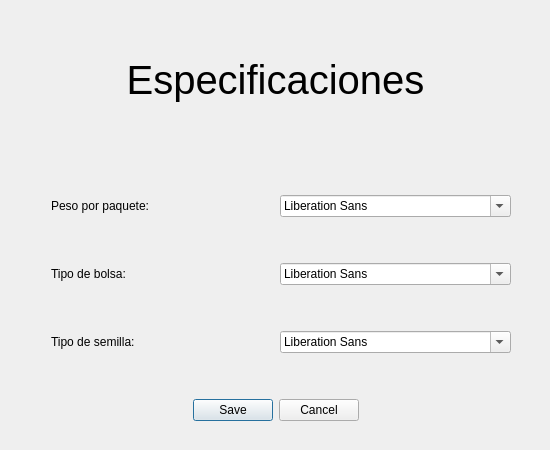
<?xml version="1.0" encoding="UTF-8"?>
<ui version="4.0">
 <class>Form</class>
 <widget class="QWidget" name="Form">
  <property name="geometry">
   <rect>
    <x>0</x>
    <y>0</y>
    <width>550</width>
    <height>450</height>
   </rect>
  </property>
  <property name="sizePolicy">
   <sizepolicy hsizetype="Minimum" vsizetype="Minimum">
    <horstretch>0</horstretch>
    <verstretch>0</verstretch>
   </sizepolicy>
  </property>
  <property name="windowTitle">
   <string>Especificaciones</string>
  </property>
  <widget class="QWidget" name="">
   <property name="geometry">
    <rect>
     <x>40</x>
     <y>10</y>
     <width>471</width>
     <height>411</height>
    </rect>
   </property>
   <layout class="QGridLayout" name="gridLayout">
    <item row="4" column="3" colspan="2">
     <widget class="QFontComboBox" name="fontComboBox"/>
    </item>
    <item row="2" column="1">
     <widget class="QLabel" name="label">
      <property name="text">
       <string>Peso por paquete:</string>
      </property>
     </widget>
    </item>
    <item row="3" column="3">
     <spacer name="verticalSpacer_2">
      <property name="orientation">
       <enum>Qt::Orientation::Vertical</enum>
      </property>
      <property name="sizeType">
       <enum>QSizePolicy::Policy::Minimum</enum>
      </property>
      <property name="sizeHint" stdset="0">
       <size>
        <width>20</width>
        <height>40</height>
       </size>
      </property>
     </spacer>
    </item>
    <item row="4" column="1">
     <widget class="QLabel" name="label_2">
      <property name="text">
       <string>Tipo de bolsa:</string>
      </property>
     </widget>
    </item>
    <item row="7" column="3">
     <spacer name="verticalSpacer_4">
      <property name="orientation">
       <enum>Qt::Orientation::Vertical</enum>
      </property>
      <property name="sizeType">
       <enum>QSizePolicy::Policy::Minimum</enum>
      </property>
      <property name="sizeHint" stdset="0">
       <size>
        <width>20</width>
        <height>40</height>
       </size>
      </property>
     </spacer>
    </item>
    <item row="2" column="3" colspan="2">
     <widget class="QFontComboBox" name="fontComboBox_3"/>
    </item>
    <item row="5" column="3">
     <spacer name="verticalSpacer_3">
      <property name="orientation">
       <enum>Qt::Orientation::Vertical</enum>
      </property>
      <property name="sizeType">
       <enum>QSizePolicy::Policy::Minimum</enum>
      </property>
      <property name="sizeHint" stdset="0">
       <size>
        <width>20</width>
        <height>40</height>
       </size>
      </property>
     </spacer>
    </item>
    <item row="2" column="2">
     <spacer name="horizontalSpacer">
      <property name="orientation">
       <enum>Qt::Orientation::Horizontal</enum>
      </property>
      <property name="sizeType">
       <enum>QSizePolicy::Policy::Minimum</enum>
      </property>
      <property name="sizeHint" stdset="0">
       <size>
        <width>40</width>
        <height>20</height>
       </size>
      </property>
     </spacer>
    </item>
    <item row="6" column="1">
     <widget class="QLabel" name="label_3">
      <property name="text">
       <string>Tipo de semilla:</string>
      </property>
     </widget>
    </item>
    <item row="1" column="3">
     <spacer name="verticalSpacer">
      <property name="orientation">
       <enum>Qt::Orientation::Vertical</enum>
      </property>
      <property name="sizeType">
       <enum>QSizePolicy::Policy::Minimum</enum>
      </property>
      <property name="sizeHint" stdset="0">
       <size>
        <width>20</width>
        <height>40</height>
       </size>
      </property>
     </spacer>
    </item>
    <item row="6" column="3" colspan="2">
     <widget class="QFontComboBox" name="fontComboBox_2"/>
    </item>
    <item row="2" column="0">
     <spacer name="horizontalSpacer_2">
      <property name="orientation">
       <enum>Qt::Orientation::Horizontal</enum>
      </property>
      <property name="sizeType">
       <enum>QSizePolicy::Policy::Fixed</enum>
      </property>
      <property name="sizeHint" stdset="0">
       <size>
        <width>5</width>
        <height>20</height>
       </size>
      </property>
     </spacer>
    </item>
    <item row="0" column="0" colspan="5">
     <widget class="QLabel" name="label_4">
      <property name="font">
       <font>
        <pointsize>30</pointsize>
       </font>
      </property>
      <property name="text">
       <string>Especificaciones</string>
      </property>
      <property name="alignment">
       <set>Qt::AlignmentFlag::AlignCenter</set>
      </property>
     </widget>
    </item>
    <item row="8" column="0" colspan="5">
     <widget class="QDialogButtonBox" name="buttonBox">
      <property name="standardButtons">
       <set>QDialogButtonBox::StandardButton::Cancel|QDialogButtonBox::StandardButton::Save</set>
      </property>
      <property name="centerButtons">
       <bool>true</bool>
      </property>
     </widget>
    </item>
   </layout>
  </widget>
 </widget>
 <resources/>
 <connections/>
</ui>
